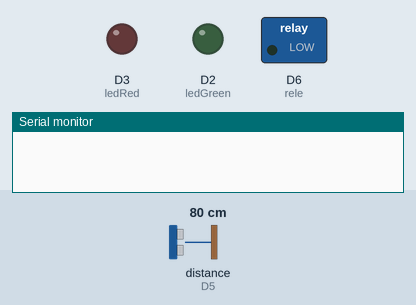
This sketch was run on a simulated ESP8266 (NodeMCU). Parts: switched loads named in the sketch (green lamp = pin HIGH), output pins drawn as LEDs (lit = HIGH), the last lines printed to the serial monitor. Wiring (inferred from the names in the program): ultrasonic range finder: trigger D4; echo D5. The test bench sets the inputs (shaded band); at power-on: distance to the obstacle (sensor on D5) 80 cm. The echo pulse lasts 58.3 µs per cm; WiFi joins after 1.5 s; servers stay silent unless stated; the Firebase database answers and starts empty; pins used as bus, display or sensor lines are not drawn.

Above: at 0.0 s.
At 1.1 s:
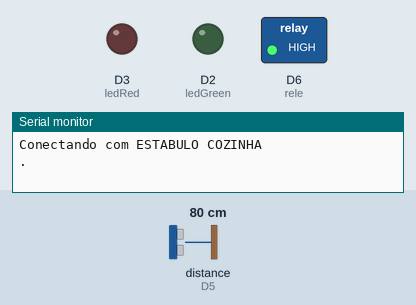
At 2.9 s:
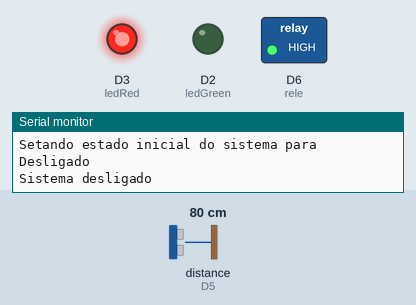
Timing chart, 0 to 4.4 s (numbered marks = the images above):
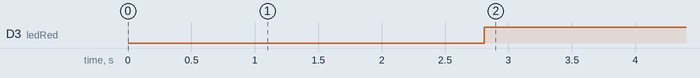

The sketch:

poco_ultrassom.ino
```cpp
#include <ESP8266WiFi.h> //Conexão WiFi do ESP8266
#include <FirebaseArduino.h> //Contém todas as funções que utilizaremos do Firebase
#include <NTPClient.h> //Biblioteca necessária para obter data e hora
#include <WiFiUdp.h> //Utiliza em conjunto com a NTPClient.h

//Iniciando uma instância do NTP
WiFiUDP ntpUDP;
NTPClient timeClient(ntpUDP, "a.st1.ntp.br");

//Configuraçõs do Firebase
#define FIREBASE_HOST "smart-fazenda-real.firebaseio.com"
#define FIREBASE_AUTH "aQxXYLGyDzSobw2QDiw4xXB8p10UNPA8sTSKuQn1"
#define TABLE_NAME "Dados tanque 2 (Poco)"

//Configuraçõs do WiFi
//#define WIFI_SSID "William" //Nome da Wifi
//#define WIFI_PASSWORD "camaleao" //Senha da Wifi

//Configuraçõs do WiFi
#define WIFI_SSID "ESTABULO COZINHA" //Nome da Wifi
#define WIFI_PASSWORD "A1b2c3d4e5" //Senha da Wifi

//Definindo pinos para trigger e echo do sensor HCSR04 (Ultrassom)
#define trigPin D4
#define echoPin D5

//Definindo pinos dos leds
#define ledGreen D2
#define ledRed D3

//Definindo o pino do rele
#define rele D6

// CRIANDO OBJETO JSON PARA ENVIAR DADOS AO FIREBASE
// -------------------------------------------
StaticJsonBuffer<200> jsonBuffer;
JsonObject &root = jsonBuffer.createObject();
// -------------------------------------------


// ------------------------------
// FUNÇÃO DISTANCIA E FUNÇÃO QUE FILTRA A DISTÂNCIA

#define n 5 //Número de pontos

float real, filtrado;
float numbers[n];

float moving_average() {
  for (int i=n-1;i>0;i--) numbers[i]=numbers[i-1];

  numbers[0] = real;

  float acc = 0;

  for (int i=0;i<n;i++) acc += numbers[i];

  return (acc/n);
}

float distancia () { //*10 para retornar o valor em mm
  float distance;
  long duration;
  // Clears the trigPin
digitalWrite(trigPin, LOW);
delayMicroseconds(2);

// Sets the trigPin on HIGH state for 10 micro seconds
digitalWrite(trigPin, HIGH);
delayMicroseconds(10);
digitalWrite(trigPin, LOW);

// Reads the echoPin, returns the sound wave travel time in microseconds
duration = pulseIn(echoPin, HIGH);

// Calculating the distance
distance= (duration*0.034)/2;

return (distance);
}

// ------------------------------
void espInit() {
  //Iniciando comunicação serial
  Serial.begin(115200);
  delay(1000);
  pinMode(trigPin, OUTPUT); //Seta o trigPin como Output (saída)
  pinMode(echoPin, INPUT); //Seta o echoPin como Input (entrada)
  pinMode(rele, OUTPUT);
  digitalWrite(rele, HIGH);
  pinMode(ledGreen, OUTPUT); //Led verde para sinalizar ON
  pinMode(ledRed, OUTPUT); //Led vermelho para sinalizar OFF

  //timeClient.setTimeOffset(0); //Offset do NTP Client (-10800 para GTM -3:00hrs)
  timeClient.begin(); //Inicia o NTP Client
}

void wifiInit() {
  //Iniciando conexão WiFi
  WiFi.begin(WIFI_SSID, WIFI_PASSWORD);
  Serial.print("Conectando com ");
  Serial.println(WIFI_SSID);
    while (WiFi.status() != WL_CONNECTED) {
      Serial.print(".");
      delay(500);
    }
  Serial.println();
  Serial.print("Conectado a ");
  Serial.println(WIFI_SSID);
  Serial.print("Endereço IP: ");
  Serial.println(WiFi.localIP());
  WiFi.setSleepMode(WIFI_NONE_SLEEP);
  WiFi.mode(WIFI_STA);

  Firebase.begin(FIREBASE_HOST, FIREBASE_AUTH); //Inicia uma instância do Firebase
  Firebase.setString("system_power", "Desligado"); //Seta o estado inicial do sistema para Desligado
  Serial.println("Iniciada instância do Firebase");
  Serial.println("Setando estado inicial do sistema para Desligado");

}

//----------------------------------------------------------------------------------------

//FUNÇÃO PARA ATUALIZAR DATA E HORA

int timeUpdate() {
  timeClient.update();
  unsigned long epochTime = timeClient.getEpochTime(); //Retorna o timestamp
  //String formattedTime = timeClient.getFormattedTime(); //Retorna hora formatada

  return epochTime;
}
//----------------------------------------------------------------------------------------

void enviaDados() {
  float pocoVol, pocoAlturaAgua;
  int timestamp, pocoLevel, temp_bomba, pumpStatus, caixaLevel;
  String system_power;

  real = distancia();
  filtrado = moving_average();

  //Dimensões do poco em cm
  float R=103, r=76, h=145;

  if (WiFi.status() != WL_CONNECTED) {
    wifiInit();
  }

  //LIGANDO SISTEMA
  system_power=Firebase.getString("system_power");

  if (system_power == "Desligado") {
    Serial.println("Sistema desligado");
    digitalWrite (rele,HIGH);
    digitalWrite(ledRed, HIGH); //Led vermelho sinalizando sistema OFF
    digitalWrite(ledGreen, LOW);

  } else if (system_power == "Ligado") {
    digitalWrite(ledRed, LOW);
    digitalWrite(ledGreen, HIGH);

    timestamp = timeUpdate();
    pocoAlturaAgua = h-filtrado;
    pocoVol = (((3.1415*(pocoAlturaAgua))*((R*R)+(R*r)+(r*r))/3)/1000);


      if (pocoAlturaAgua >= 110) {
        pocoLevel = 2; //High
      } else if (pocoAlturaAgua >= 70 && pocoAlturaAgua < 110) {
        pocoLevel = 1; //Ok
      } else if (pocoAlturaAgua < 70) {
        pocoLevel = 0; //Low
      }

    //Pegando o status da caixa d'agua

    caixaLevel = Firebase.getInt("caixaLevel");

    // Mandando para o firebase
      if (caixaLevel == 0 && pocoLevel != 0) { //  || caixaLevel == ----- So liga a bomba quando o nível de água está abaixo de 10cm
        pumpStatus=1; //LIGA A BOMBA COM 1
        digitalWrite (rele,LOW); //LIGA A BOMBA CASO O NIVEL DA CAIXA ESTEJA BAIXO
        Serial.println("BOMBA LIGADA");
      } else if (caixaLevel == 2) {
        pumpStatus=0; //DESLIGA A BOMBA COM 0
        digitalWrite (rele,HIGH); //DESLIGA A BOMBA CASO O NIVEL DA CAIXA ESTEJA ALTO
        Serial.println("BOMBA DESLIGADA");
      }


    root["pocoAlturaAgua"] = pocoAlturaAgua;
    root["pumpStatus"] = pumpStatus;
    root["temp_bomba"] = temp_bomba;
    root["pocoLevel"] = pocoLevel;
    root["pocoVol"] = pocoVol;
    root["timestamp"] = timestamp;
    root["system_power"] = system_power;

    Firebase.setInt("pocoLevel", pocoLevel);
    Firebase.setFloat("pocoAlturaAgua", pocoAlturaAgua);

    Firebase.push(TABLE_NAME, root);

    if (Firebase.failed()){
        digitalWrite (rele,HIGH);
        Serial.println("Setting Number Failed...");
        Serial.println(Firebase.error());
    }

    Serial.println("Dados enviados com sucesso!");
    Serial.print("pocoAlturaAgua = ");
    Serial.println(pocoAlturaAgua);
  }
}

void setup() {
  espInit();
  wifiInit();
}

void loop() {
  enviaDados();
  delay(15000);
}
```

Measured:
- by itself, D3 (ledRed): LOW → HIGH at 2.8 s
